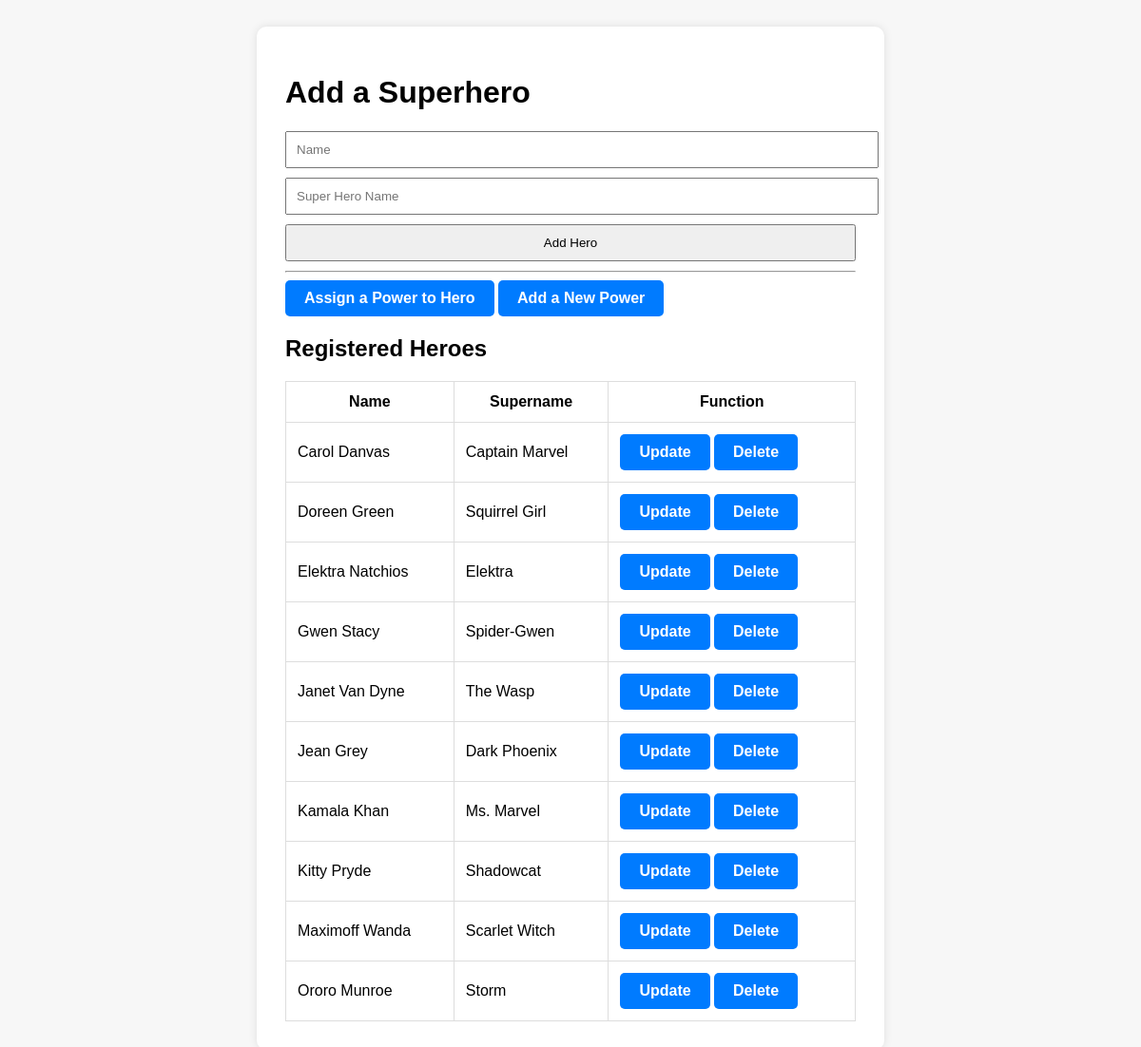
The page / on the database its author committed.
### heroes/app.py (models this page shows, shortened)
class Persona(db.Model):
    id = db.Column(db.Integer, primary_key=True)
    names = db.Column(db.String(50), nullable=False)
    super_hero_name = db.Column(db.String(50), nullable=False)
    powers = db.relationship('HeroPower', backref='hero', cascade="all, delete-orphan")

### heroes/app.py (the view)
@app.route("/", methods=["POST", "GET"])
def index():
    if request.method == "POST":
        name = request.form['hero']
        mask = request.form['mask']
        if not name or not mask:
            return "Hero name and Super Hero name are required.", 400
        new_hero = Persona(names=name, super_hero_name=mask)
        try:
            db.session.add(new_hero)
            db.session.commit()
            return redirect(url_for("index"))
        except Exception as e:
            print(f"ERROR: {e}")
            return f"ERROR: {e}"
    else:
        heroes = Persona.query.order_by(Persona.names).all()
        return render_template("index.html", heroes=heroes)

### heroes/templates/index.html (shortened to what this page needs)
{% extends 'base.html' %}
{% block body %}
<div class="content">
    <h1>Add a Superhero</h1>
    <form action="/" method="post">
        <input type="text" name="hero" placeholder="Name" required>
        <input type="text" name="mask" placeholder="Super Hero Name" required>
        <input type="submit" value="Add Hero">
    </form>
     <hr>
    <a href="/assign_power" class="button">Assign a Power to Hero</a>
    <a href="/add_power" class="button">Add a New Power</a>
    {% if heroes | length < 1 %}
        <h3>No heroes registered yet.</h3>
    {% else %}
        <h2>Registered Heroes</h2>
        <table>
            <tr>
                <th>Name</th>
                <th>Supername</th>
                <th>Function</th>
            </tr>
            {% for hero in heroes %}
            <tr>
                <td>{{ hero.names }}</td>
                <td>{{ hero.super_hero_name }}</td>
                <td>
                    <a href="/update_power/{{ hero.id }}" class="button">Update</a>
                    <a href="/delete/{{ hero.id }}" class="button">Delete</a>
                </td>
            </tr>
            {% endfor %}
        </table>
    {% endif %}
</div>
{% endblock %}

### heroes/templates/base.html (shortened to what this page needs)
<!DOCTYPE html>
<html lang="en">
<head>
    <link rel="stylesheet" href="{{url_for('static', filename='styles.css')}}">
</head>
<body>
    {% block body %}{% endblock %}
</body>
</html>

### heroes/static/styles.css (style rules this page uses)
body { font-family: Arial, sans-serif; background-color: #f7f7f7; padding: 20px; }
.content { max-width: 600px; margin: 0 auto; background: white; padding: 30px; border-radius: 10px; box-shadow: 0 0 10px rgba(0,0,0,0.1); }
input[type="text"], input[type="submit"] { display: block; width: 100%; padding: 10px; margin: 10px 0; }
table { width: 100%; border-collapse: collapse; margin-top: 20px; }
th, td { padding: 12px; border: 1px solid #ddd; }
a.button { display: inline-block; padding: 10px 20px; background-color: #007BFF; color: white; text-decoration: none; border-radius: 5px; font-weight: bold; transition: background-color 0.3s ease; }

### rows shown on the page
Persona: names "Carol Danvas", super_hero_name "Captain Marvel"
Persona: names "Doreen Green", super_hero_name "Squirrel Girl"
Persona: names "Elektra Natchios", super_hero_name "Elektra"
Persona: names "Gwen Stacy", super_hero_name "Spider-Gwen"
Persona: names "Janet Van Dyne", super_hero_name "The Wasp"
Persona: names "Jean Grey", super_hero_name "Dark Phoenix"
Persona: names "Kamala Khan", super_hero_name "Ms. Marvel"
Persona: names "Kitty Pryde", super_hero_name "Shadowcat"
Persona: names "Maximoff Wanda", super_hero_name "Scarlet Witch"
Persona: names "Ororo Munroe", super_hero_name "Storm"
